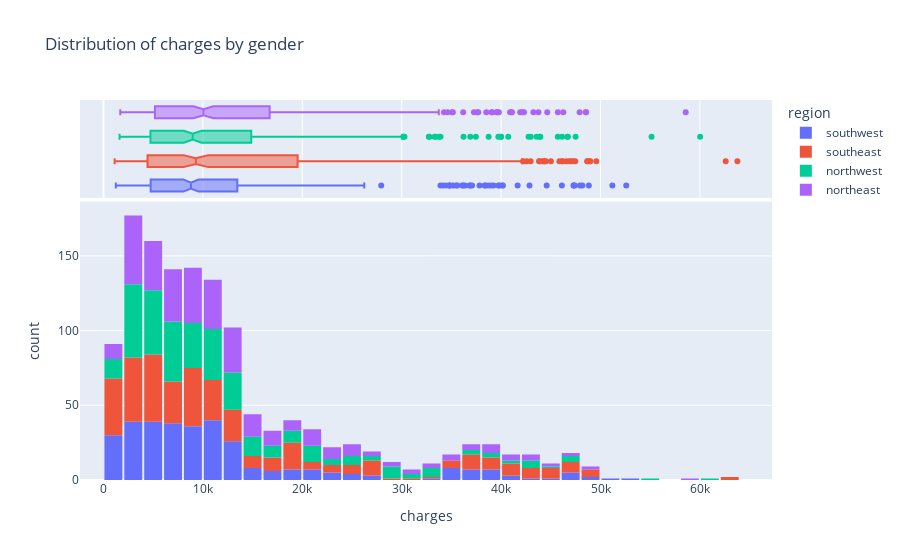

The code cell stored with this chart in its notebook:
### Markdown cell above
## Let's examine how region affects insurance charges.

### Code cell
fig = px.histogram(
     insurance,
     x = 'charges',
     marginal = 'box',
     color = 'region',
    title  = 'Distribution of charges by gender'
)
fig.update_layout(bargap = 0.1)
fig.show()

### Figure 1 — Plotly figure (JSON) as saved in the notebook; plotly's stock layout.template omitted (floating-point values rounded to 4 significant figures; data arrays with more than 128 entries replaced by an {"elided": "..."} marker saying what was removed)
{"data": [{"alignmentgroup": "True", "bingroup": "x", "hovertemplate": "region=southwest<br>charges=%{x}<br>count=%{y}<extra></extra>", "legendgroup": "southwest", "marker": {"color": "#636efa", "pattern": {"shape": ""}}, "name": "southwest", "offsetgroup": "southwest", "orientation": "v", "showlegend": true, "type": "histogram", "x": {"elided": "325 float values"}, "xaxis": "x", "yaxis": "y"}, {"alignmentgroup": "True", "hovertemplate": "region=southwest<br>charges=%{x}<extra></extra>", "legendgroup": "southwest", "marker": {"color": "#636efa"}, "name": "southwest", "notched": true, "offsetgroup": "southwest", "showlegend": false, "type": "box", "x": {"elided": "325 float values"}, "xaxis": "x2", "yaxis": "y2"}, {"alignmentgroup": "True", "bingroup": "x", "hovertemplate": "region=southeast<br>charges=%{x}<br>count=%{y}<extra></extra>", "legendgroup": "southeast", "marker": {"color": "#EF553B", "pattern": {"shape": ""}}, "name": "southeast", "offsetgroup": "southeast", "orientation": "v", "showlegend": true, "type": "histogram", "x": {"elided": "364 float values"}, "xaxis": "x", "yaxis": "y"}, {"alignmentgroup": "True", "hovertemplate": "region=southeast<br>charges=%{x}<extra></extra>", "legendgroup": "southeast", "marker": {"color": "#EF553B"}, "name": "southeast", "notched": true, "offsetgroup": "southeast", "showlegend": false, "type": "box", "x": {"elided": "364 float values"}, "xaxis": "x2", "yaxis": "y2"}, {"alignmentgroup": "True", "bingroup": "x", "hovertemplate": "region=northwest<br>charges=%{x}<br>count=%{y}<extra></extra>", "legendgroup": "northwest", "marker": {"color": "#00cc96", "pattern": {"shape": ""}}, "name": "northwest", "offsetgroup": "northwest", "orientation": "v", "showlegend": true, "type": "histogram", "x": {"elided": "324 float values"}, "xaxis": "x", "yaxis": "y"}, {"alignmentgroup": "True", "hovertemplate": "region=northwest<br>charges=%{x}<extra></extra>", "legendgroup": "northwest", "marker": {"color": "#00cc96"}, "name": "northwest", "notched": true, "offsetgroup": "northwest", "showlegend": false, "type": "box", "x": {"elided": "324 float values"}, "xaxis": "x2", "yaxis": "y2"}, {"alignmentgroup": "True", "bingroup": "x", "hovertemplate": "region=northeast<br>charges=%{x}<br>count=%{y}<extra></extra>", "legendgroup": "northeast", "marker": {"color": "#ab63fa", "pattern": {"shape": ""}}, "name": "northeast", "offsetgroup": "northeast", "orientation": "v", "showlegend": true, "type": "histogram", "x": {"elided": "324 float values"}, "xaxis": "x", "yaxis": "y"}, {"alignmentgroup": "True", "hovertemplate": "region=northeast<br>charges=%{x}<extra></extra>", "legendgroup": "northeast", "marker": {"color": "#ab63fa"}, "name": "northeast", "notched": true, "offsetgroup": "northeast", "showlegend": false, "type": "box", "x": {"elided": "324 float values"}, "xaxis": "x2", "yaxis": "y2"}], "layout": {"bargap": 0.1, "barmode": "relative", "legend": {"title": {"text": "region"}, "tracegroupgap": 0}, "title": {"text": "Distribution of charges by gender"}, "xaxis": {"anchor": "y", "domain": [0, 1], "title": {"text": "charges"}}, "xaxis2": {"anchor": "y2", "domain": [0, 1], "matches": "x", "showgrid": true, "showticklabels": false}, "yaxis": {"anchor": "x", "domain": [0, 0.7326], "title": {"text": "count"}}, "yaxis2": {"anchor": "x2", "domain": [0.7426, 1], "matches": "y2", "showgrid": false, "showline": false, "showticklabels": false, "ticks": ""}}}
